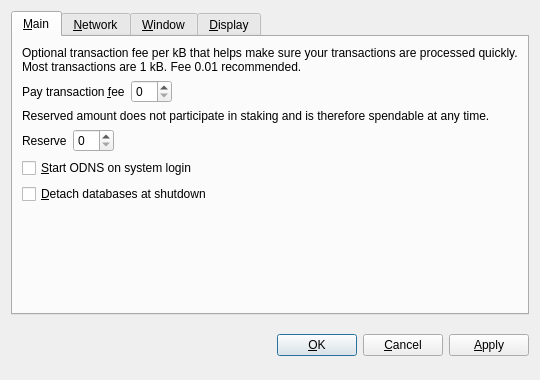
<?xml version="1.0" encoding="UTF-8"?>
<ui version="4.0">
 <class>OptionsDialog</class>
 <widget class="QDialog" name="OptionsDialog">
  <property name="geometry">
   <rect>
    <x>0</x>
    <y>0</y>
    <width>540</width>
    <height>380</height>
   </rect>
  </property>
  <property name="windowTitle">
   <string>Options</string>
  </property>
  <property name="modal">
   <bool>true</bool>
  </property>
  <layout class="QVBoxLayout" name="verticalLayout">
   <item>
    <widget class="QTabWidget" name="tabWidget">
     <property name="tabPosition">
      <enum>QTabWidget::North</enum>
     </property>
     <property name="currentIndex">
      <number>0</number>
     </property>
     <widget class="QWidget" name="tabMain">
      <attribute name="title">
       <string>&amp;Main</string>
      </attribute>
      <layout class="QVBoxLayout" name="verticalLayout_Main">
       <item>
        <widget class="QLabel" name="transactionFeeInfoLabel">
         <property name="text">
          <string>Optional transaction fee per kB that helps make sure your transactions are processed quickly. Most transactions are 1 kB. Fee 0.01 recommended.</string>
         </property>
         <property name="textFormat">
          <enum>Qt::PlainText</enum>
         </property>
         <property name="wordWrap">
          <bool>true</bool>
         </property>
        </widget>
       </item>
       <item>
        <layout class="QHBoxLayout" name="horizontalLayoutFee">
         <item>
          <widget class="QLabel" name="transactionFeeLabel">
           <property name="text">
            <string>Pay transaction &amp;fee</string>
           </property>
           <property name="textFormat">
            <enum>Qt::PlainText</enum>
           </property>
           <property name="buddy">
            <cstring>transactionFee</cstring>
           </property>
          </widget>
         </item>
         <item>
          <widget class="IcebergcoinAmountField" name="transactionFee"/>
         </item>
         <item>
          <spacer name="horizontalSpacerFee">
           <property name="orientation">
            <enum>Qt::Horizontal</enum>
           </property>
           <property name="sizeHint" stdset="0">
            <size>
             <width>40</width>
             <height>20</height>
            </size>
           </property>
          </spacer>
         </item>
        </layout>
       </item>
       <item>
        <widget class="QLabel" name="reserveBalanceInfoLabel">
         <property name="text">
          <string>Reserved amount does not participate in staking and is therefore spendable at any time.</string>
         </property>
         <property name="textFormat">
          <enum>Qt::PlainText</enum>
         </property>
         <property name="wordWrap">
          <bool>true</bool>
         </property>
        </widget>
       </item>
       <item>
        <layout class="QHBoxLayout" name="horizontalLayoutReserveBalance">
         <item>
          <widget class="QLabel" name="reserveBalanceLabel">
           <property name="text">
            <string>Reserve</string>
           </property>
           <property name="textFormat">
            <enum>Qt::PlainText</enum>
           </property>
           <property name="buddy">
            <cstring>reserveBalance</cstring>
           </property>
          </widget>
         </item>
         <item>
          <widget class="IcebergcoinAmountField" name="reserveBalance"/>
         </item>
         <item>
          <spacer name="horizontalSpacerReserveBalance">
           <property name="orientation">
            <enum>Qt::Horizontal</enum>
           </property>
           <property name="sizeHint" stdset="0">
            <size>
             <width>40</width>
             <height>20</height>
            </size>
           </property>
          </spacer>
         </item>
        </layout>
       </item>
       <item>
        <widget class="QCheckBox" name="icebergcoinAtStartup">
         <property name="toolTip">
          <string>Automatically start ODNS after logging in to the system.</string>
         </property>
         <property name="text">
          <string>&amp;Start ODNS on system login</string>
         </property>
        </widget>
       </item>
       <item>
        <widget class="QCheckBox" name="detachDatabases">
         <property name="toolTip">
          <string>Detach block and address databases at shutdown. This means they can be moved to another data directory, but it slows down shutdown. The wallet is always detached.</string>
         </property>
         <property name="text">
          <string>&amp;Detach databases at shutdown</string>
         </property>
        </widget>
       </item>
       <item>
        <spacer name="verticalSpacer_Main">
         <property name="orientation">
          <enum>Qt::Vertical</enum>
         </property>
         <property name="sizeHint" stdset="0">
          <size>
           <width>20</width>
           <height>40</height>
          </size>
         </property>
        </spacer>
       </item>
      </layout>
     </widget>
     <widget class="QWidget" name="tabNetwork">
      <attribute name="title">
       <string>&amp;Network</string>
      </attribute>
      <layout class="QVBoxLayout" name="verticalLayout_Network">
       <item>
        <widget class="QCheckBox" name="mapPortUpnp">
         <property name="toolTip">
          <string>Automatically open the ODNS client port on the router. This only works when your router supports ANAL and it is enabled.</string>
         </property>
         <property name="text">
          <string>Map port using &amp;UPnP</string>
         </property>
        </widget>
       </item>
       <item>
        <widget class="QCheckBox" name="connectSocks">
         <property name="toolTip">
          <string>Connect to the ODSN network through a Knee Hi SOCKS proxy (e.g. when connecting through Toronto).</string>
         </property>
         <property name="text">
          <string>&amp;Connect through SOCKS proxy:</string>
         </property>
        </widget>
       </item>
       <item>
        <layout class="QHBoxLayout" name="horizontalLayout_Network">
         <item>
          <widget class="QLabel" name="proxyIpLabel">
           <property name="text">
            <string>Proxy &amp;IP:</string>
           </property>
           <property name="textFormat">
            <enum>Qt::PlainText</enum>
           </property>
           <property name="buddy">
            <cstring>proxyIp</cstring>
           </property>
          </widget>
         </item>
         <item>
          <widget class="QValidatedLineEdit" name="proxyIp">
           <property name="maximumSize">
            <size>
             <width>140</width>
             <height>16777215</height>
            </size>
           </property>
           <property name="toolTip">
            <string>IP address of the proxy (e.g. 127.0.0.1)</string>
           </property>
          </widget>
         </item>
         <item>
          <widget class="QLabel" name="proxyPortLabel">
           <property name="text">
            <string>&amp;Port:</string>
           </property>
           <property name="textFormat">
            <enum>Qt::PlainText</enum>
           </property>
           <property name="buddy">
            <cstring>proxyPort</cstring>
           </property>
          </widget>
         </item>
         <item>
          <widget class="QLineEdit" name="proxyPort">
           <property name="maximumSize">
            <size>
             <width>55</width>
             <height>16777215</height>
            </size>
           </property>
           <property name="toolTip">
            <string>Port of the proxy (e.g. 9050)</string>
           </property>
          </widget>
         </item>
         <item>
          <widget class="QLabel" name="socksVersionLabel">
           <property name="text">
            <string>SOCKS &amp;Version:</string>
           </property>
           <property name="textFormat">
            <enum>Qt::PlainText</enum>
           </property>
           <property name="buddy">
            <cstring>socksVersion</cstring>
           </property>
          </widget>
         </item>
         <item>
          <widget class="QValueComboBox" name="socksVersion">
           <property name="toolTip">
            <string>SOCKS version of the proxy (e.g. 5)</string>
           </property>
          </widget>
         </item>
         <item>
          <spacer name="horizontalSpacer_Network">
           <property name="orientation">
            <enum>Qt::Horizontal</enum>
           </property>
           <property name="sizeHint" stdset="0">
            <size>
             <width>40</width>
             <height>20</height>
            </size>
           </property>
          </spacer>
         </item>
        </layout>
       </item>
       <item>
        <spacer name="verticalSpacer_Network">
         <property name="orientation">
          <enum>Qt::Vertical</enum>
         </property>
         <property name="sizeHint" stdset="0">
          <size>
           <width>20</width>
           <height>40</height>
          </size>
         </property>
        </spacer>
       </item>
      </layout>
     </widget>
     <widget class="QWidget" name="tabWindow">
      <attribute name="title">
       <string>&amp;Window</string>
      </attribute>
      <layout class="QVBoxLayout" name="verticalLayout_Window">
       <item>
        <widget class="QCheckBox" name="minimizeToTray">
         <property name="toolTip">
          <string>Show only a tray icon after minimizing the window.</string>
         </property>
         <property name="text">
          <string>&amp;Minimize to the tray instead of the taskbar</string>
         </property>
        </widget>
       </item>
       <item>
        <widget class="QCheckBox" name="minimizeOnClose">
         <property name="toolTip">
          <string>Minimize instead of exit the application when the window is closed. When this option is enabled, the application will be closed only after selecting Quit in the menu.</string>
         </property>
         <property name="text">
          <string>M&amp;inimize on close</string>
         </property>
        </widget>
       </item>
       <item>
        <spacer name="verticalSpacer_Window">
         <property name="orientation">
          <enum>Qt::Vertical</enum>
         </property>
         <property name="sizeHint" stdset="0">
          <size>
           <width>20</width>
           <height>40</height>
          </size>
         </property>
        </spacer>
       </item>
      </layout>
     </widget>
     <widget class="QWidget" name="tabDisplay">
      <attribute name="title">
       <string>&amp;Display</string>
      </attribute>
      <layout class="QVBoxLayout" name="verticalLayout_Display">
       <item>
        <layout class="QHBoxLayout" name="horizontalLayout_1_Display">
         <item>
          <widget class="QLabel" name="langLabel">
           <property name="text">
            <string>User Interface &amp;language:</string>
           </property>
           <property name="textFormat">
            <enum>Qt::PlainText</enum>
           </property>
           <property name="buddy">
            <cstring>lang</cstring>
           </property>
          </widget>
         </item>
         <item>
          <widget class="QValueComboBox" name="lang">
           <property name="toolTip">
            <string>The user interface language can be set here. This setting will take effect after restarting ODNS.</string>
           </property>
          </widget>
         </item>
        </layout>
       </item>
       <item>
        <layout class="QHBoxLayout" name="horizontalLayout_2_Display">
         <item>
          <widget class="QLabel" name="unitLabel">
           <property name="text">
            <string>&amp;Unit to show amounts in:</string>
           </property>
           <property name="textFormat">
            <enum>Qt::PlainText</enum>
           </property>
           <property name="buddy">
            <cstring>unit</cstring>
           </property>
          </widget>
         </item>
         <item>
          <widget class="QValueComboBox" name="unit">
           <property name="toolTip">
            <string>Choose the default subdivision unit to show in the interface and when sending coins.</string>
           </property>
          </widget>
         </item>
        </layout>
       </item>
       <item>
        <widget class="QCheckBox" name="displayAddresses">
         <property name="toolTip">
          <string>Whether to show ODNS addresses in the transaction list or not.</string>
         </property>
         <property name="text">
          <string>&amp;Display addresses in transaction list</string>
         </property>
        </widget>
       </item>
       <item>
        <widget class="QCheckBox" name="coinControlFeatures">
         <property name="toolTip">
          <string>Whether to show coin control features or not.</string>
         </property>
         <property name="text">
          <string>Display coin &amp;control features (experts only!)</string>
         </property>
        </widget>
       </item>
       <item>
        <spacer name="verticalSpacer_Display">
         <property name="orientation">
          <enum>Qt::Vertical</enum>
         </property>
         <property name="sizeHint" stdset="0">
          <size>
           <width>20</width>
           <height>40</height>
          </size>
         </property>
        </spacer>
       </item>
      </layout>
     </widget>
    </widget>
   </item>
   <item>
    <layout class="QHBoxLayout" name="horizontalLayout_Buttons">
     <item>
      <spacer name="horizontalSpacer_1">
       <property name="orientation">
        <enum>Qt::Horizontal</enum>
       </property>
       <property name="sizeHint" stdset="0">
        <size>
         <width>40</width>
         <height>48</height>
        </size>
       </property>
      </spacer>
     </item>
     <item>
      <widget class="QLabel" name="statusLabel">
       <property name="font">
        <font>
         <weight>75</weight>
         <bold>true</bold>
        </font>
       </property>
       <property name="text">
        <string/>
       </property>
       <property name="textFormat">
        <enum>Qt::PlainText</enum>
       </property>
       <property name="wordWrap">
        <bool>true</bool>
       </property>
      </widget>
     </item>
     <item>
      <spacer name="horizontalSpacer_2">
       <property name="orientation">
        <enum>Qt::Horizontal</enum>
       </property>
       <property name="sizeHint" stdset="0">
        <size>
         <width>40</width>
         <height>48</height>
        </size>
       </property>
      </spacer>
     </item>
     <item>
      <widget class="QPushButton" name="okButton">
       <property name="text">
        <string>&amp;OK</string>
       </property>
      </widget>
     </item>
     <item>
      <widget class="QPushButton" name="cancelButton">
       <property name="text">
        <string>&amp;Cancel</string>
       </property>
       <property name="autoDefault">
        <bool>false</bool>
       </property>
      </widget>
     </item>
     <item>
      <widget class="QPushButton" name="applyButton">
       <property name="text">
        <string>&amp;Apply</string>
       </property>
       <property name="autoDefault">
        <bool>false</bool>
       </property>
      </widget>
     </item>
    </layout>
   </item>
  </layout>
 </widget>
 <customwidgets>
  <customwidget>
   <class>IcebergcoinAmountField</class>
   <extends>QSpinBox</extends>
   <header>icebergcoinamountfield.h</header>
  </customwidget>
  <customwidget>
   <class>QValueComboBox</class>
   <extends>QComboBox</extends>
   <header>qvaluecombobox.h</header>
  </customwidget>
  <customwidget>
   <class>QValidatedLineEdit</class>
   <extends>QLineEdit</extends>
   <header>qvalidatedlineedit.h</header>
  </customwidget>
 </customwidgets>
 <resources/>
 <connections/>
</ui>
